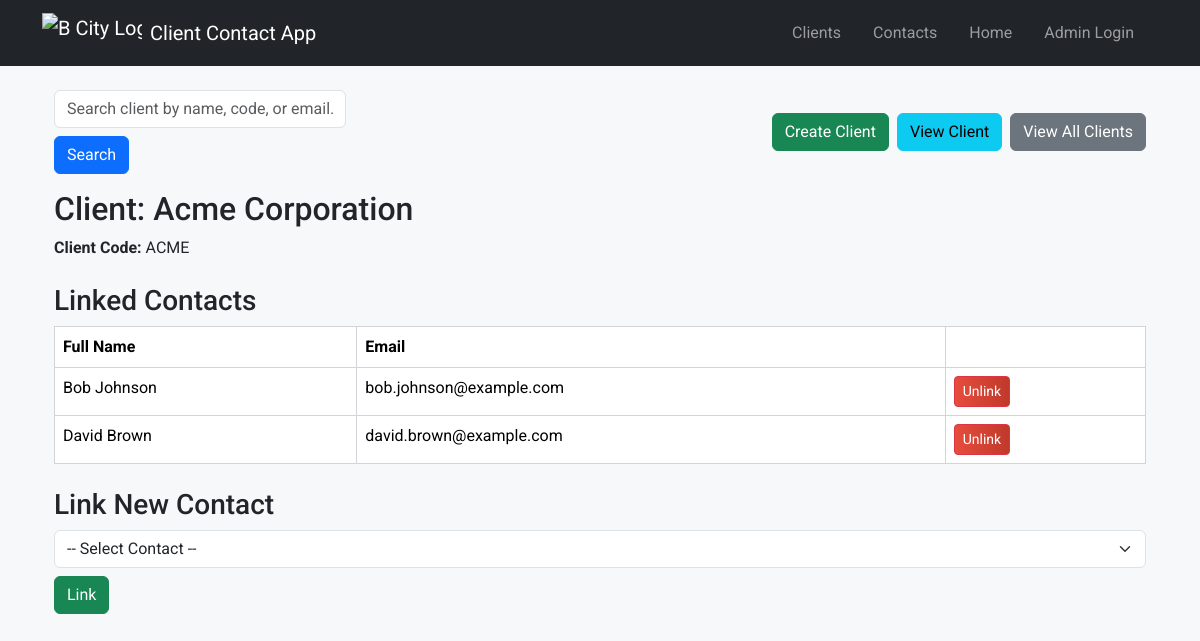
The app's page /clients/1, older data.
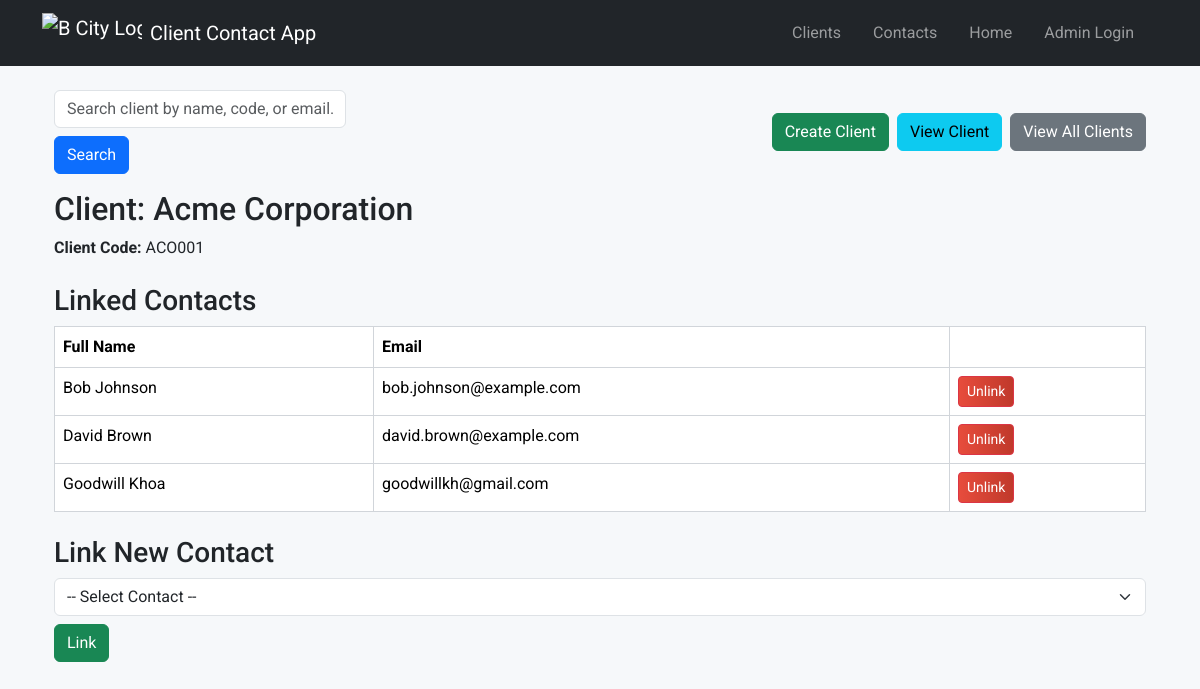
The same page, newer data.
### models/client.py (models this page shows, shortened)
class Client(db.Model):
    __tablename__ = 'client'
    id = db.Column(db.Integer, primary_key=True)
    name = db.Column(db.String(100), nullable=False)
    client_code = db.Column(db.String(50), nullable=False, unique=True)
    contacts = db.relationship(
        'Contact',
        secondary='client_contact',
        back_populates='clients'
    )

### models/contact.py (models this page shows, shortened)
class Contact(db.Model):
    __tablename__ = 'contact'
    id = db.Column(db.Integer, primary_key=True)
    name = db.Column(db.String, nullable=False)
    surname = db.Column(db.String, nullable=False)
    email = db.Column(db.String, nullable=False, unique=True) # <-- This will make sure the email is unique!
    clients = db.relationship(
        'Client',
        secondary='client_contact',
        back_populates='contacts'
    )

### routes/client.py (the view)
@client_bp.route('/<int:client_id>')
def view_client(client_id):
    client = Client.query.get_or_404(client_id)
    linked_contacts = client.contacts
    available_contacts = Contact.query.filter(~Contact.clients.any(id=client.id)).all()
    return render_template(
        'client_detail.html',
        client=client,
        contacts=linked_contacts,
        available_contacts=available_contacts
    )

### templates/client_detail.html (shortened to what this page needs)
{% extends 'base.html' %}
{% block content %}
<div class="container">
    <div class="d-flex flex-wrap gap-2 mb-3 align-items-center">
        <form id="search-client-form" class="d-flex gap-2 flex-wrap" style="margin-bottom:0;">
            <input type="text" id="search-client-input" name="query" placeholder="Search client by name, code, or email..." class="form-control" required>
            <button type="submit" class="btn btn-primary">Search</button>
        </form>
        <a href="{{ url_for('client.create_client') }}" class="btn btn-success ms-auto">Create Client</a>
        <a href="{{ url_for('client.view_client', client_id=client.id) }}" class="btn btn-info">View Client</a>
        <a href="{{ url_for('client.list_clients') }}" class="btn btn-secondary">View All Clients</a>
    </div>
    <div class="mb-4">
        <h2>Client: {{ client.name }}</h2>
        <p><b>Client Code:</b> {{ client.client_code }}</p>
    </div>
    <h3>Linked Contacts</h3>
    {% if contacts %}
    <table class="table custom-compact-table" id="contactsTable">
        <thead>
            <tr>
                <th>Full Name</th>
                <th>Email</th>
                <th></th>
            </tr>
        </thead>
        <tbody>
        {% for contact in contacts %}
        <tr id="contact-row-{{ contact.id }}">
            <td>{{ contact.name }} {{ contact.surname }}</td>
            <td>{{ contact.email }}</td>
            <td>
                <a href="#"
                    class="btn btn-sm btn-danger unlink-btn"
                    data-contact-id="{{ contact.id }}"
                    data-url="{{ url_for('client.unlink_contact', client_id=client.id) }}">
                    Unlink
                </a>
            </td>
        </tr>
        {% endfor %}
        </tbody>
    </table>
    {% else %}
    <div class="alert alert-warning">No contacts found.</div>
    {% endif %}
    <h3 class="mt-4">Link New Contact</h3>
    <form id="link-contact-form" class="d-flex gap-2 flex-wrap mb-3">
        <select name="contact_id" id="contact_id" class="form-select" style="min-width:220px;">
            <option value="">-- Select Contact --</option>
        </select>
        <button type="submit" class="btn btn-success">Link</button>
    </form>
</div>
{% endblock %}

Row changes from the older to the newer data that the page shows:
changed Client "Acme Corporation": client_code "ACME" → "ACO001"
now on this page (row unchanged): Contact: name "Goodwill", surname "Khoa", email "goodwillkh@gmail.com"
